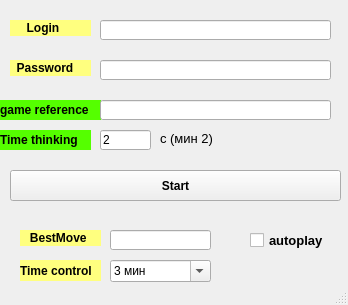
<?xml version="1.0" encoding="UTF-8"?>
<ui version="4.0">
 <class>MainWindow</class>
 <widget class="QMainWindow" name="MainWindow">
  <property name="geometry">
   <rect>
    <x>0</x>
    <y>0</y>
    <width>348</width>
    <height>305</height>
   </rect>
  </property>
  <property name="windowTitle">
   <string>MainWindow</string>
  </property>
  <widget class="QWidget" name="centralwidget">
   <widget class="QLineEdit" name="lineEdit_login">
    <property name="geometry">
     <rect>
      <x>100</x>
      <y>20</y>
      <width>231</width>
      <height>20</height>
     </rect>
    </property>
    <property name="text">
     <string/>
    </property>
   </widget>
   <widget class="QLabel" name="label_login">
    <property name="geometry">
     <rect>
      <x>10</x>
      <y>20</y>
      <width>81</width>
      <height>16</height>
     </rect>
    </property>
    <property name="font">
     <font>
      <family>MS Shell Dlg 2</family>
      <pointsize>9</pointsize>
      <weight>75</weight>
      <bold>true</bold>
     </font>
    </property>
    <property name="autoFillBackground">
     <bool>false</bool>
    </property>
    <property name="styleSheet">
     <string notr="true">background-color:rgb(255, 255, 127)</string>
    </property>
    <property name="text">
     <string>     Login</string>
    </property>
   </widget>
   <widget class="QLabel" name="label_password">
    <property name="geometry">
     <rect>
      <x>10</x>
      <y>60</y>
      <width>81</width>
      <height>16</height>
     </rect>
    </property>
    <property name="font">
     <font>
      <family>MS Shell Dlg 2</family>
      <pointsize>9</pointsize>
      <weight>75</weight>
      <bold>true</bold>
     </font>
    </property>
    <property name="autoFillBackground">
     <bool>false</bool>
    </property>
    <property name="styleSheet">
     <string notr="true">background-color:rgb(255, 255, 127)</string>
    </property>
    <property name="text">
     <string>  Password</string>
    </property>
   </widget>
   <widget class="QLineEdit" name="lineEdit_password">
    <property name="geometry">
     <rect>
      <x>100</x>
      <y>60</y>
      <width>231</width>
      <height>20</height>
     </rect>
    </property>
   </widget>
   <widget class="QPushButton" name="Button_start">
    <property name="geometry">
     <rect>
      <x>10</x>
      <y>170</y>
      <width>331</width>
      <height>31</height>
     </rect>
    </property>
    <property name="font">
     <font>
      <weight>75</weight>
      <bold>true</bold>
     </font>
    </property>
    <property name="text">
     <string>Start</string>
    </property>
    <property name="autoDefault">
     <bool>true</bool>
    </property>
   </widget>
   <widget class="QLabel" name="label_bestMove">
    <property name="geometry">
     <rect>
      <x>20</x>
      <y>230</y>
      <width>81</width>
      <height>16</height>
     </rect>
    </property>
    <property name="font">
     <font>
      <family>MS Shell Dlg 2</family>
      <pointsize>9</pointsize>
      <weight>75</weight>
      <bold>true</bold>
     </font>
    </property>
    <property name="autoFillBackground">
     <bool>false</bool>
    </property>
    <property name="styleSheet">
     <string notr="true">background-color:rgb(255, 255, 127)</string>
    </property>
    <property name="text">
     <string>   BestMove</string>
    </property>
   </widget>
   <widget class="QLineEdit" name="lineEdit_bestMove">
    <property name="geometry">
     <rect>
      <x>110</x>
      <y>230</y>
      <width>101</width>
      <height>20</height>
     </rect>
    </property>
    <property name="font">
     <font>
      <family>Sitka Text</family>
      <pointsize>10</pointsize>
      <weight>75</weight>
      <bold>true</bold>
     </font>
    </property>
    <property name="text">
     <string/>
    </property>
   </widget>
   <widget class="QComboBox" name="comboBox">
    <property name="geometry">
     <rect>
      <x>110</x>
      <y>260</y>
      <width>101</width>
      <height>22</height>
     </rect>
    </property>
    <property name="editable">
     <bool>true</bool>
    </property>
    <item>
     <property name="text">
      <string>3 мин</string>
     </property>
    </item>
    <item>
     <property name="text">
      <string>3+2 мин</string>
     </property>
    </item>
    <item>
     <property name="text">
      <string>5 мин</string>
     </property>
    </item>
    <item>
     <property name="text">
      <string>5+3 мин</string>
     </property>
    </item>
    <item>
     <property name="text">
      <string>10 мин</string>
     </property>
    </item>
   </widget>
   <widget class="QCheckBox" name="checkBox_autoplay">
    <property name="geometry">
     <rect>
      <x>250</x>
      <y>220</y>
      <width>81</width>
      <height>41</height>
     </rect>
    </property>
    <property name="font">
     <font>
      <pointsize>10</pointsize>
      <weight>75</weight>
      <bold>true</bold>
     </font>
    </property>
    <property name="text">
     <string>autoplay</string>
    </property>
   </widget>
   <widget class="QLabel" name="label_time_con">
    <property name="geometry">
     <rect>
      <x>20</x>
      <y>260</y>
      <width>81</width>
      <height>21</height>
     </rect>
    </property>
    <property name="font">
     <font>
      <family>MS Shell Dlg 2</family>
      <pointsize>9</pointsize>
      <weight>75</weight>
      <bold>true</bold>
     </font>
    </property>
    <property name="autoFillBackground">
     <bool>false</bool>
    </property>
    <property name="styleSheet">
     <string notr="true">background-color:rgb(255, 255, 127)</string>
    </property>
    <property name="text">
     <string>Time control</string>
    </property>
   </widget>
   <widget class="QLabel" name="label_gamer">
    <property name="geometry">
     <rect>
      <x>0</x>
      <y>100</y>
      <width>101</width>
      <height>20</height>
     </rect>
    </property>
    <property name="font">
     <font>
      <family>MS Shell Dlg 2</family>
      <pointsize>9</pointsize>
      <weight>75</weight>
      <bold>true</bold>
     </font>
    </property>
    <property name="autoFillBackground">
     <bool>false</bool>
    </property>
    <property name="styleSheet">
     <string notr="true">background-color:rgb(85, 255, 0)</string>
    </property>
    <property name="text">
     <string>game reference</string>
    </property>
   </widget>
   <widget class="QLineEdit" name="lineEdit_gamer">
    <property name="geometry">
     <rect>
      <x>100</x>
      <y>100</y>
      <width>231</width>
      <height>20</height>
     </rect>
    </property>
   </widget>
   <widget class="QLabel" name="label_timet">
    <property name="geometry">
     <rect>
      <x>0</x>
      <y>130</y>
      <width>91</width>
      <height>20</height>
     </rect>
    </property>
    <property name="font">
     <font>
      <family>MS Shell Dlg 2</family>
      <pointsize>9</pointsize>
      <weight>75</weight>
      <bold>true</bold>
     </font>
    </property>
    <property name="autoFillBackground">
     <bool>false</bool>
    </property>
    <property name="styleSheet">
     <string notr="true">background-color:rgb(85, 255, 0)</string>
    </property>
    <property name="text">
     <string>Time thinking</string>
    </property>
   </widget>
   <widget class="QLineEdit" name="lineEdit_time_think">
    <property name="geometry">
     <rect>
      <x>100</x>
      <y>130</y>
      <width>51</width>
      <height>20</height>
     </rect>
    </property>
    <property name="text">
     <string>2</string>
    </property>
   </widget>
   <widget class="QLabel" name="label_7">
    <property name="geometry">
     <rect>
      <x>160</x>
      <y>130</y>
      <width>61</width>
      <height>16</height>
     </rect>
    </property>
    <property name="font">
     <font>
      <pointsize>10</pointsize>
     </font>
    </property>
    <property name="text">
     <string>c (мин 2)</string>
    </property>
   </widget>
  </widget>
  <widget class="QStatusBar" name="statusbar"/>
 </widget>
 <resources/>
 <connections/>
</ui>
